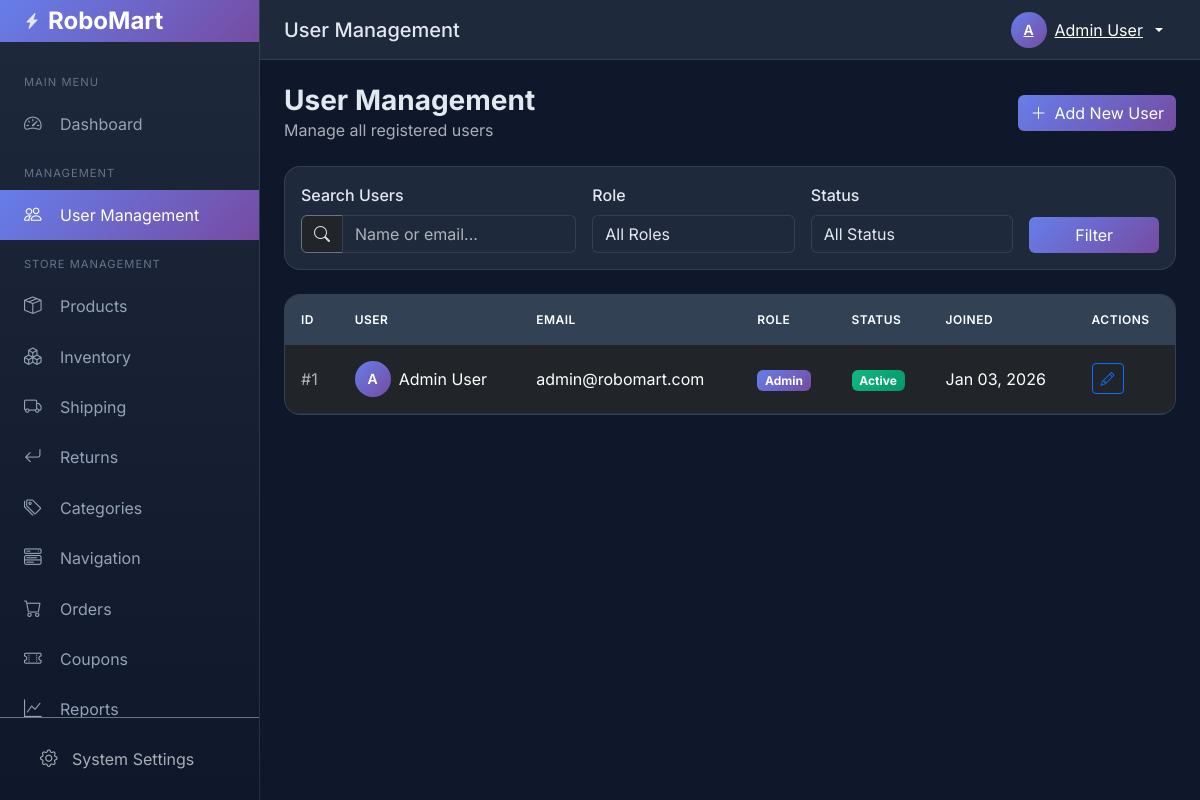
/backend/users/index.php (signed in), run on an earlier commit of the app's database.
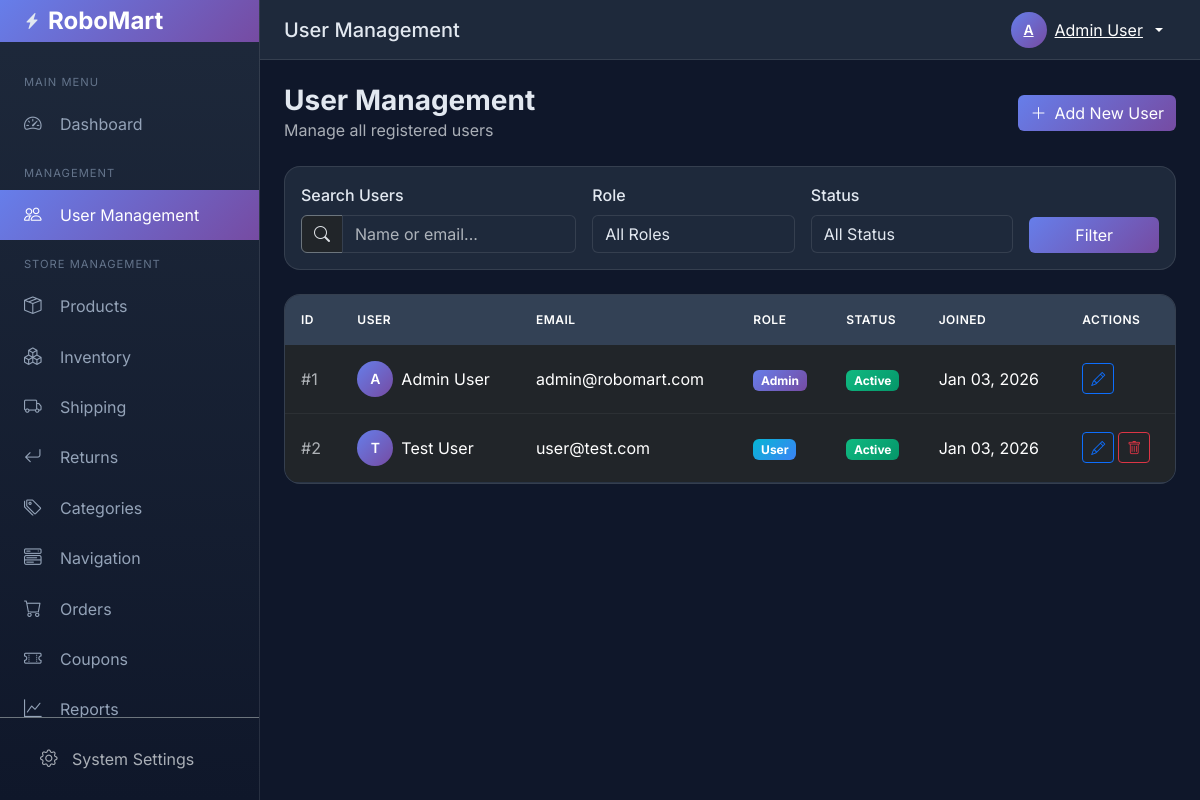
And on a later commit of the database.
### tables this page shows
CREATE TABLE IF NOT EXISTS users (
    id INT AUTO_INCREMENT PRIMARY KEY,
    full_name VARCHAR(100) NOT NULL,
    email VARCHAR(255) NOT NULL UNIQUE,
    password VARCHAR(255) NOT NULL,
    password_hash VARCHAR(255),
    role ENUM('user', 'admin') NOT NULL DEFAULT 'user',
    is_active TINYINT(1) NOT NULL DEFAULT 1,
    created_at TIMESTAMP DEFAULT CURRENT_TIMESTAMP,
    updated_at TIMESTAMP DEFAULT CURRENT_TIMESTAMP ON UPDATE CURRENT_TIMESTAMP,
    INDEX idx_email (email),
    INDEX idx_role (role)
);

### functions.php (called while the page is built, shortened)
<?php
function get_all_users($pdo, $page = 1, $per_page = 10, $search = '', $role = '', $status = '') {
    $offset = ($page - 1) * $per_page;
    $where_clauses = [];
    $params = [];
    $where = !empty($where_clauses) ? 'WHERE ' . implode(' AND ', $where_clauses) : '';
    $count_sql = "SELECT COUNT(*) FROM users {$where}";
    $count_stmt = $pdo->prepare($count_sql);
    $count_stmt->execute($params);
    $total = $count_stmt->fetchColumn();
    $sql = "SELECT id, full_name, email, role, is_active, created_at, updated_at
            FROM users {$where}
            ORDER BY created_at DESC
            LIMIT {$per_page} OFFSET {$offset}";
    $stmt = $pdo->prepare($sql);
    $stmt->execute($params);
    $users = $stmt->fetchAll();
    return [
        'users' => $users,
        'total' => $total,
        'pages' => ceil($total / $per_page),
        'current_page' => $page
    ];
}

### backend/users/index.php (the view, shortened to what the changed rows need)
<?php
require_once '../config.php';
$page = isset($_GET['page']) ? max(1, intval($_GET['page'])) : 1;
$search = isset($_GET['search']) ? sanitize_input($_GET['search']) : '';
$role = isset($_GET['role']) ? sanitize_input($_GET['role']) : '';
$status = isset($_GET['status']) ? sanitize_input($_GET['status']) : '';
$result = get_all_users($pdo, $page, ADMIN_PER_PAGE, $search, $role, $status);
$users = $result['users'];
include '../includes/header.php';
include '../includes/sidebar.php';
?>
<div class="page-header d-flex justify-content-between align-items-center flex-wrap gap-3">
    <div>
        <h1 class="page-title">User Management</h1>
    </div>
</div>
<div class="table-container">
    <div class="table-responsive">
        <table class="table">
            <thead>
                <tr>
                    <th>ID</th>
                    <th>User</th>
                    <th>Email</th>
                    <th>Role</th>
                    <th>Status</th>
                    <th>Joined</th>
                    <th>Actions</th>
                </tr>
            </thead>
            <tbody>
                <?php if (empty($users)): ?>
                <tr>
                    <td colspan="7" class="text-center py-5 text-muted">
                        <i class="bi bi-people fs-1 d-block mb-3"></i>
                        No users found
                    </td>
                </tr>
                <?php else: ?>
                <?php foreach ($users as $user): ?>
                <tr>
                    <td class="text-muted">#<?php echo $user['id']; ?></td>
                    <td>
                        <div class="d-flex align-items-center gap-2">
                            <div class="avatar">
                                <?php echo strtoupper(substr($user['full_name'], 0, 1)); ?>
                            </div>
                            <span><?php echo htmlspecialchars($user['full_name']); ?></span>
                        </div>
                    </td>
                    <td><?php echo htmlspecialchars($user['email']); ?></td>
                    <td>
                        <span class="badge <?php echo $user['role'] === 'admin' ? 'badge-admin' : 'badge-user'; ?>">
                            <?php echo ucfirst($user['role']); ?>
                        </span>
                    </td>
                    <td>
                        <span class="badge <?php echo $user['is_active'] ? 'badge-active' : 'badge-inactive'; ?>">
                            <?php echo $user['is_active'] ? 'Active' : 'Inactive'; ?>
                        </span>
                    </td>
                    <td><?php echo date('M d, Y', strtotime($user['created_at'])); ?></td>
                    <td>
                        <div class="d-flex gap-1">
                            <a href="edit.php?id=<?php echo $user['id']; ?>"
                               class="btn btn-sm btn-outline-primary" title="Edit">
                                <i class="bi bi-pencil"></i>
                            </a>
                            <?php if ($user['id'] != $_SESSION['user_id']): ?>
                            <button type="button" class="btn btn-sm btn-outline-danger"
                                    title="Delete" onclick="confirmDelete(<?php echo $user['id']; ?>, '<?php echo htmlspecialchars(addslashes($user['full_name'])); ?>')">
                                <i class="bi bi-trash"></i>
                            </button>
                            <?php endif; ?>
                        </div>
                    </td>
                </tr>
                <?php endforeach; ?>
                <?php endif; ?>
            </tbody>
        </table>
    </div>
</div>
<?php include '../includes/footer.php'; ?>

What changed in the data, as far as the page shows it:
added users: id "2", full_name "T", full_name "Test User", email "user@test.com", role "User", is_active "Active", created_at "Jan 03, 2026"
